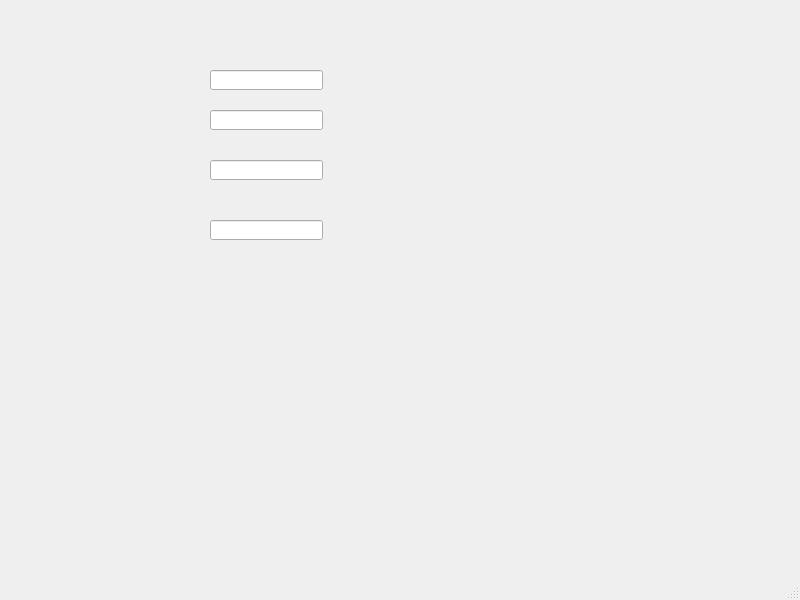
<?xml version="1.0" encoding="UTF-8"?>
<ui version="4.0">
 <class>MainWindow</class>
 <widget class="QMainWindow" name="MainWindow">
  <property name="geometry">
   <rect>
    <x>0</x>
    <y>0</y>
    <width>800</width>
    <height>600</height>
   </rect>
  </property>
  <property name="windowTitle">
   <string>MainWindow</string>
  </property>
  <widget class="QWidget" name="centralwidget">
   <widget class="QLineEdit" name="lineEdit">
    <property name="geometry">
     <rect>
      <x>210</x>
      <y>70</y>
      <width>113</width>
      <height>20</height>
     </rect>
    </property>
   </widget>
   <widget class="QLineEdit" name="lineEdit_2">
    <property name="geometry">
     <rect>
      <x>210</x>
      <y>110</y>
      <width>113</width>
      <height>20</height>
     </rect>
    </property>
   </widget>
   <widget class="QLineEdit" name="lineEdit_3">
    <property name="geometry">
     <rect>
      <x>210</x>
      <y>160</y>
      <width>113</width>
      <height>20</height>
     </rect>
    </property>
   </widget>
   <widget class="QLineEdit" name="lineEdit_4">
    <property name="geometry">
     <rect>
      <x>210</x>
      <y>220</y>
      <width>113</width>
      <height>20</height>
     </rect>
    </property>
   </widget>
  </widget>
  <widget class="QMenuBar" name="menubar">
   <property name="geometry">
    <rect>
     <x>0</x>
     <y>0</y>
     <width>800</width>
     <height>23</height>
    </rect>
   </property>
  </widget>
  <widget class="QStatusBar" name="statusbar"/>
 </widget>
 <tabstops>
  <tabstop>lineEdit_4</tabstop>
  <tabstop>lineEdit</tabstop>
  <tabstop>lineEdit_2</tabstop>
  <tabstop>lineEdit_3</tabstop>
 </tabstops>
 <resources/>
 <connections/>
</ui>
